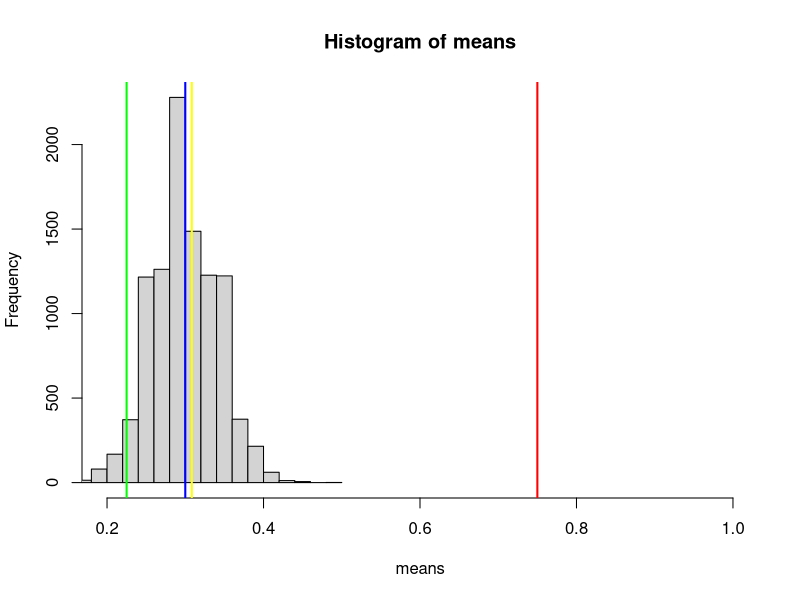

The R source for this figure:
library(tidyverse)
library(ggplot2)
n <- 120
p <- .30
data <- replicate(10000,rbinom(n,1,p))
means <- colMeans(data)
head(means)

hist(means, xlim = c(0.20,1.0))
phat1 <- 36/120
abline(v=phat1,col="blue",lwd=2)
phat2 <- 37/120
abline(v=phat2,col="yellow",lwd=2) 
phat3 <- 90/120
abline(v=phat3,col="red",lwd=2)
phat4 <- 27/120
abline(v=phat4,col="green",lwd=2)
quantile(means,c(0.025,0.975))
